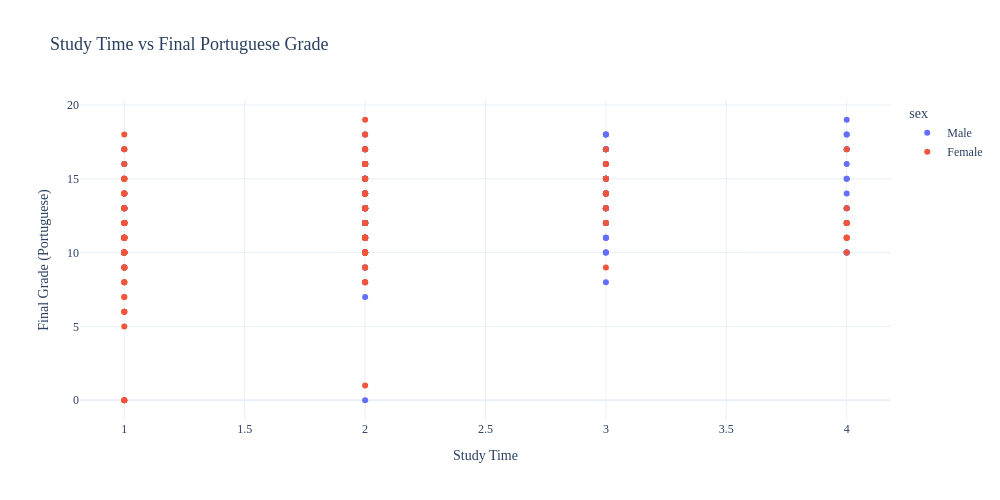

The code cell stored with this chart in its notebook:
### Markdown cell above
### 7.Final Portuguese Grade vs Study Time

### Code cell
fig = px.scatter(
    d3, 
    x='studytime_por', 
    y='G3_por', 
    color='sex',
    title="Study Time vs Final Portuguese Grade",
    template='plotly_white',
    width=1000,
    height=500    
)
fig.update_layout(
    title_font=dict(
        size=18,
        family="Arial Black"
    ),
    xaxis_title="Study Time",
    yaxis_title="Final Grade (Portuguese)",
    font=dict(
        family="Arial Black",
        size=12
    )
)
fig.show()

### Figure 1 — Plotly figure (JSON) as saved in the notebook; plotly's stock layout.template omitted (floating-point values rounded to 4 significant figures; data arrays with more than 128 entries replaced by an {"elided": "..."} marker saying what was removed)
{"data": [{"hovertemplate": "sex=Male<br>studytime_por=%{x}<br>G3_por=%{y}<extra></extra>", "legendgroup": "Male", "marker": {"color": "#636efa", "symbol": "circle"}, "mode": "markers", "name": "Male", "orientation": "v", "showlegend": true, "type": "scatter", "x": {"elided": "198 int values"}, "xaxis": "x", "y": {"elided": "198 int values"}, "yaxis": "y"}, {"hovertemplate": "sex=Female<br>studytime_por=%{x}<br>G3_por=%{y}<extra></extra>", "legendgroup": "Female", "marker": {"color": "#EF553B", "symbol": "circle"}, "mode": "markers", "name": "Female", "orientation": "v", "showlegend": true, "type": "scatter", "x": {"elided": "184 int values"}, "xaxis": "x", "y": {"elided": "184 int values"}, "yaxis": "y"}], "layout": {"font": {"family": "Arial Black", "size": 12}, "height": 500, "legend": {"title": {"text": "sex"}, "tracegroupgap": 0}, "title": {"font": {"family": "Arial Black", "size": 18}, "text": "Study Time vs Final Portuguese Grade"}, "width": 1000, "xaxis": {"anchor": "y", "domain": [0, 1], "title": {"text": "Study Time"}}, "yaxis": {"anchor": "x", "domain": [0, 1], "title": {"text": "Final Grade (Portuguese)"}}}}
